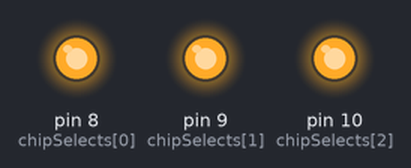
Bench run of a sketch on a simulated Arduino Uno, built with avr-gcc and run on an emulated ATmega328P. Parts: output pins drawn as LEDs (lit = HIGH). What the sketch prints to the serial monitor is not drawn.

Above: at 0.1 s.
Timing chart, 0 to 1.6 s (numbered marks = the images above):
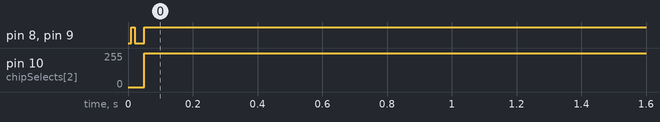

The sketch:

ventsense_fw.ino
```cpp
// (licence header left out)
// the sensor communicates using SPI, so include the library:
#include <SPI.h>

//#define SIM_SENSOR_2
//#define SIM_SENSOR_3

//Sensor's memory register addresses:
const byte NVM_PAR_T1_7_0 = 0x31;
const byte DATA_0    = 0x04;
const byte DATA_1    = 0x05;
const byte DATA_2    = 0x06;
const byte PWR_CTRL  = 0x1B;
const byte ODR       = 0x1D;
const byte CONFIG    = 0x1F;

const byte READ  = 0b10000000;
const byte WRITE = 0b01111111;

const int CAL_DATA_READ_LEN = 21;
const int SENSOR_DATA_READ_LEN = 6;

byte rxBuffer[CAL_DATA_READ_LEN+2] = {0};

unsigned long previousMillis = 0;
const long interval = 100;          // 100 ms sample period

typedef enum
{
    SENSOR_1,
    SENSOR_2,
    SENSOR_3,
    MAX_SENSORS
} sensor_ID_t;

// pins used for the connection with the sensor
// the other you need are controlled by the SPI library):
const int chipSelects[3] = {8, 9, 10};

typedef struct
{
    double par_t1;
    double par_t2;
    double par_t3;
    double par_p1;
    double par_p2;
    double par_p3;
    double par_p4;
    double par_p5;
    double par_p6;
    double par_p7;
    double par_p8;
    double par_p9;
    double par_p10;
    double par_p11;
    double t_lin;
} bmp3_quantized_calib_data;

bmp3_quantized_calib_data cal_data[3] = {0};


void setup() {
  Serial.begin(115200);

  // start the SPI library:
  SPI.begin();

  // initalize the chip select pins:
  pinMode(chipSelects[SENSOR_1], OUTPUT);
  pinMode(chipSelects[SENSOR_2], OUTPUT);
  pinMode(chipSelects[SENSOR_3], OUTPUT);

  // briefly assert chip select in order to configure BMP-388 for SPI mode
  digitalWrite(chipSelects[SENSOR_1], LOW);
  digitalWrite(chipSelects[SENSOR_2], LOW);
  digitalWrite(chipSelects[SENSOR_3], LOW);
  delay(10);
  digitalWrite(chipSelects[SENSOR_1], HIGH);
  digitalWrite(chipSelects[SENSOR_2], HIGH);
  digitalWrite(chipSelects[SENSOR_3], HIGH);

  SPI.beginTransaction(SPISettings(1000000, MSBFIRST, SPI_MODE0)); // 1 MHz clock

  //put to sleep (soft reset)
  writeRegister(SENSOR_1, PWR_CTRL, 0x00);
  writeRegister(SENSOR_2, PWR_CTRL, 0x00);
  writeRegister(SENSOR_3, PWR_CTRL, 0x00);

  delay(10);

  //get calibration data
  readRegisters(SENSOR_1, NVM_PAR_T1_7_0, CAL_DATA_READ_LEN, rxBuffer);
  parse_calib_data(&rxBuffer[2], &cal_data[SENSOR_1]);

  readRegisters(SENSOR_2, NVM_PAR_T1_7_0, CAL_DATA_READ_LEN, rxBuffer);
  parse_calib_data(&rxBuffer[2], &cal_data[SENSOR_2]);

  readRegisters(SENSOR_3, NVM_PAR_T1_7_0, CAL_DATA_READ_LEN, rxBuffer);
  parse_calib_data(&rxBuffer[2], &cal_data[SENSOR_3]);

  //Configure BMP-388:
  writeRegister(SENSOR_1, PWR_CTRL, 0x33);  // enable temp, enable press, normal mode
  writeRegister(SENSOR_2, PWR_CTRL, 0x33);  // enable temp, enable press, normal mode
  writeRegister(SENSOR_3, PWR_CTRL, 0x33);  // enable temp, enable press, normal mode

  SPI.endTransaction();

  Serial.println("timestamp,temp 1,press 1,temp 2,press 2,temp 3,press 3");

  // give the sensor time to set up:
  delay(500);
}

void loop() {
  unsigned long currentMillis = millis();

  if (currentMillis - previousMillis >= interval) {
    double temperature[3] = {0};
    double pressure[3] = {0};

    getPressureSensorData(SENSOR_1, &temperature[SENSOR_1], &pressure[SENSOR_1]);

    #ifndef SIM_SENSOR_2
      getPressureSensorData(SENSOR_2, &temperature[SENSOR_2], &pressure[SENSOR_2]);
    #else
      simTriangle(SENSOR_2, &temperature[SENSOR_2], &pressure[SENSOR_2]);
    #endif

    #ifndef SIM_SENSOR_3
      getPressureSensorData(SENSOR_3, &temperature[SENSOR_3], &pressure[SENSOR_3]);
    #else
      simTriangle(SENSOR_3, &temperature[SENSOR_3], &pressure[SENSOR_3]);
    #endif

    // display the sensor data
    Serial.print(currentMillis);
    Serial.print(",");
    Serial.print(temperature[SENSOR_1]);
    Serial.print(",");
    Serial.print(pressure[SENSOR_1] / 100.0);
    Serial.print(",");
    Serial.print(temperature[SENSOR_2]);
    Serial.print(",");
    Serial.print(pressure[SENSOR_2] / 100.0);
    Serial.print(",");
    Serial.print(temperature[SENSOR_3]);
    Serial.print(",");
    Serial.println(pressure[SENSOR_3] / 100.0);

    previousMillis = currentMillis;
  }
}

unsigned int readRegisters(sensor_ID_t sensor, byte thisRegister, int bytesToRead, byte* rxbuff)
{
  unsigned int result = 0;   // result to return
  int i = 0;

  // now combine the address and the command into one byte
  rxbuff[0] = thisRegister | READ;

  // take the chip select low to select the device:
  digitalWrite(chipSelects[sensor], LOW);

  // send the device the register you want to read:
  SPI.transfer(rxbuff, bytesToRead+2);

  // take the chip select high to de-select:
  digitalWrite(chipSelects[sensor], HIGH);

  // return the result:
  return (result);
}


void writeRegister(sensor_ID_t sensor, byte thisRegister, byte thisValue)
{
  // now combine the register address and the command into one byte:
  byte dataToSend = thisRegister & WRITE;

  // take the chip select low to select the device:
  digitalWrite(chipSelects[sensor], LOW);

  SPI.transfer(dataToSend); //Send register location
  SPI.transfer(thisValue);  //Send value to record into register

  // take the chip select high to de-select:
  digitalWrite(chipSelects[sensor], HIGH);
}

unsigned int getPressureSensorData(sensor_ID_t sensor, double* temperature, double* pressure)
{
  unsigned long temperatureData = 0;
  unsigned long pressureData = 0;

  SPI.beginTransaction(SPISettings(1000000, MSBFIRST, SPI_MODE0)); // 1 MHz clock

  readRegisters(sensor, DATA_0, SENSOR_DATA_READ_LEN, rxBuffer);

  SPI.endTransaction();

  pressureData = (unsigned long)rxBuffer[2];
  pressureData |= (unsigned long)rxBuffer[3] << 8;
  pressureData |= (unsigned long)rxBuffer[4] << 16;

  temperatureData = (unsigned long)rxBuffer[5];
  temperatureData |= (unsigned long)rxBuffer[6] << 8;
  temperatureData |= (unsigned long)rxBuffer[7] << 16;

  *temperature = compensate_temperature(temperatureData, &cal_data[sensor]);
  *pressure = compensate_pressure(pressureData, &cal_data[sensor]);
}

unsigned int simTriangle(sensor_ID_t sensor, double* temperature, double* pressure)
{
  static bool up[MAX_SENSORS] = {true,true,true};
  static int i[MAX_SENSORS] = {0, 15, 30};
  static double pres[MAX_SENSORS] = {101300.0,102800.0,104300.0};
  static double temp[MAX_SENSORS] = {23.3,26.3,29.3};

  if (up[sensor])
  {
    if (i[sensor] > 40)
      up[sensor] = false;

    pres[sensor] = pres[sensor] + 100;
    temp[sensor] = temp[sensor] + 0.02;

    i[sensor]++;
  }
  else
  {
    if (i[sensor] < 0)
      up[sensor] = true;

    pres[sensor] = pres[sensor] - 100;
    temp[sensor] = temp[sensor] - 0.02;

    i[sensor]--;
  }

  *temperature = temp[sensor];
  *pressure = pres[sensor];
}

static void parse_calib_data(const uint8_t *raw_cal, bmp3_quantized_calib_data *cal)
{
  /* Temporary variable */
  double temp_var;

  uint16_t nvm_par_t1;
  uint16_t nvm_par_t2;
  int8_t nvm_par_t3;
  int16_t nvm_par_p1;
  int16_t nvm_par_p2;
  int8_t nvm_par_p3;
  int8_t nvm_par_p4;
  uint16_t nvm_par_p5;
  uint16_t nvm_par_p6;
  int8_t nvm_par_p7;
  int8_t nvm_par_p8;
  int16_t nvm_par_p9;
  int8_t nvm_par_p10;
  int8_t nvm_par_p11;

  /* 1 / 2^8 */
  temp_var = 0.00390625f;
  nvm_par_t1 = (((uint16_t)raw_cal[1] << 8) | (uint16_t)raw_cal[0]);
  cal->par_t1 = ((double)nvm_par_t1 / temp_var);

  nvm_par_t2 = (((uint16_t)raw_cal[3] << 8) | (uint16_t)raw_cal[2]);
  temp_var = 1073741824.0f;
  cal->par_t2 = ((double)nvm_par_t2 / temp_var);

  nvm_par_t3 = (int8_t)raw_cal[4];
  temp_var = 281474976710656.0f;
  cal->par_t3 = ((double)nvm_par_t3 / temp_var);

  nvm_par_p1 = (int16_t)(((uint16_t)raw_cal[6] << 8) | (uint16_t)raw_cal[5]);
  temp_var = 1048576.0f;
  cal->par_p1 = ((double)(nvm_par_p1 - (16384)) / temp_var);

  nvm_par_p2 = (int16_t)(((uint16_t)raw_cal[8] << 8) | (uint16_t)raw_cal[7]);
  temp_var = 536870912.0f;
  cal->par_p2 = ((double)(nvm_par_p2 - (16384)) / temp_var);

  nvm_par_p3 = (int8_t)raw_cal[9];
  temp_var = 4294967296.0f;
  cal->par_p3 = ((double)nvm_par_p3 / temp_var);

  nvm_par_p4 = (int8_t)raw_cal[10];
  temp_var = 137438953472.0f;
  cal->par_p4 = ((double)nvm_par_p4 / temp_var);

  nvm_par_p5 = (((uint16_t)raw_cal[12] << 8) | (uint16_t)raw_cal[11]);
  /* 1 / 2^3 */
  temp_var = 0.125f;
  cal->par_p5 = ((double)nvm_par_p5 / temp_var);

  nvm_par_p6 = (((uint16_t)raw_cal[14] << 8) | (uint16_t)raw_cal[13]);
  temp_var = 64.0f;
  cal->par_p6 = ((double)nvm_par_p6 / temp_var);

  nvm_par_p7 = (int8_t)raw_cal[15];
  temp_var = 256.0f;
  cal->par_p7 = ((double)nvm_par_p7 / temp_var);

  nvm_par_p8 = (int8_t)raw_cal[16];
  temp_var = 32768.0f;
  cal->par_p8 = ((double)nvm_par_p8 / temp_var);

  nvm_par_p9 = (int16_t)(((uint16_t)raw_cal[18] << 8) | (uint16_t)raw_cal[17]);
  temp_var = 281474976710656.0f;
  cal->par_p9 = ((double)nvm_par_p9 / temp_var);

  nvm_par_p10 = (int8_t)raw_cal[19];
  temp_var = 281474976710656.0f;
  cal->par_p10 = ((double)nvm_par_p10 / temp_var);

  nvm_par_p11 = (int8_t)raw_cal[20];
  temp_var = 36893488147419103232.0f;
  cal->par_p11 = ((double)nvm_par_p11 / temp_var);
}

static double compensate_temperature(unsigned long uncomp_temperature, bmp3_quantized_calib_data *cal)
{
    double partial_data1;
    double partial_data2;

    partial_data1 = (double)(uncomp_temperature - cal->par_t1);
    partial_data2 = (double)(partial_data1 * cal->par_t2);

    /* Update the compensated temperature in calib structure since this is
     * needed for pressure calculation */
    cal->t_lin = partial_data2 + (partial_data1 * partial_data1) * cal->par_t3;

    /* Returns compensated temperature */
    return cal->t_lin;
}

static double compensate_pressure(unsigned long uncomp_pressure_in, const bmp3_quantized_calib_data *cal)
{
    /* Variable to store the compensated pressure */
    double comp_pressure;
    double uncomp_pressure = uncomp_pressure_in;

    /* Temporary variables used for compensation */
    double partial_data1;
    double partial_data2;
    double partial_data3;
    double partial_data4;
    double partial_out1;
    double partial_out2;

    partial_data1 = cal->par_p6 * cal->t_lin;
    partial_data2 = cal->par_p7 * (cal->t_lin * cal->t_lin);
    partial_data3 = cal->par_p8 * (cal->t_lin * cal->t_lin * cal->t_lin);
    partial_out1 = cal->par_p5 + partial_data1 + partial_data2 + partial_data3;
    partial_data1 = cal->par_p2 * cal->t_lin;
    partial_data2 = cal->par_p3 * (cal->t_lin * cal->t_lin);
    partial_data3 = cal->par_p4 * (cal->t_lin * cal->t_lin * cal->t_lin);
    partial_out2 = uncomp_pressure * (cal->par_p1 + partial_data1 + partial_data2 + partial_data3);
    partial_data1 = (uncomp_pressure * uncomp_pressure);
    partial_data2 = cal->par_p9 + cal->par_p10 * cal->t_lin;
    partial_data3 = partial_data1 * partial_data2;
    partial_data4 = partial_data3 + (uncomp_pressure * uncomp_pressure * uncomp_pressure) * cal->par_p11;
    comp_pressure = partial_out1 + partial_out2 + partial_data4;

    return comp_pressure;
}
```
